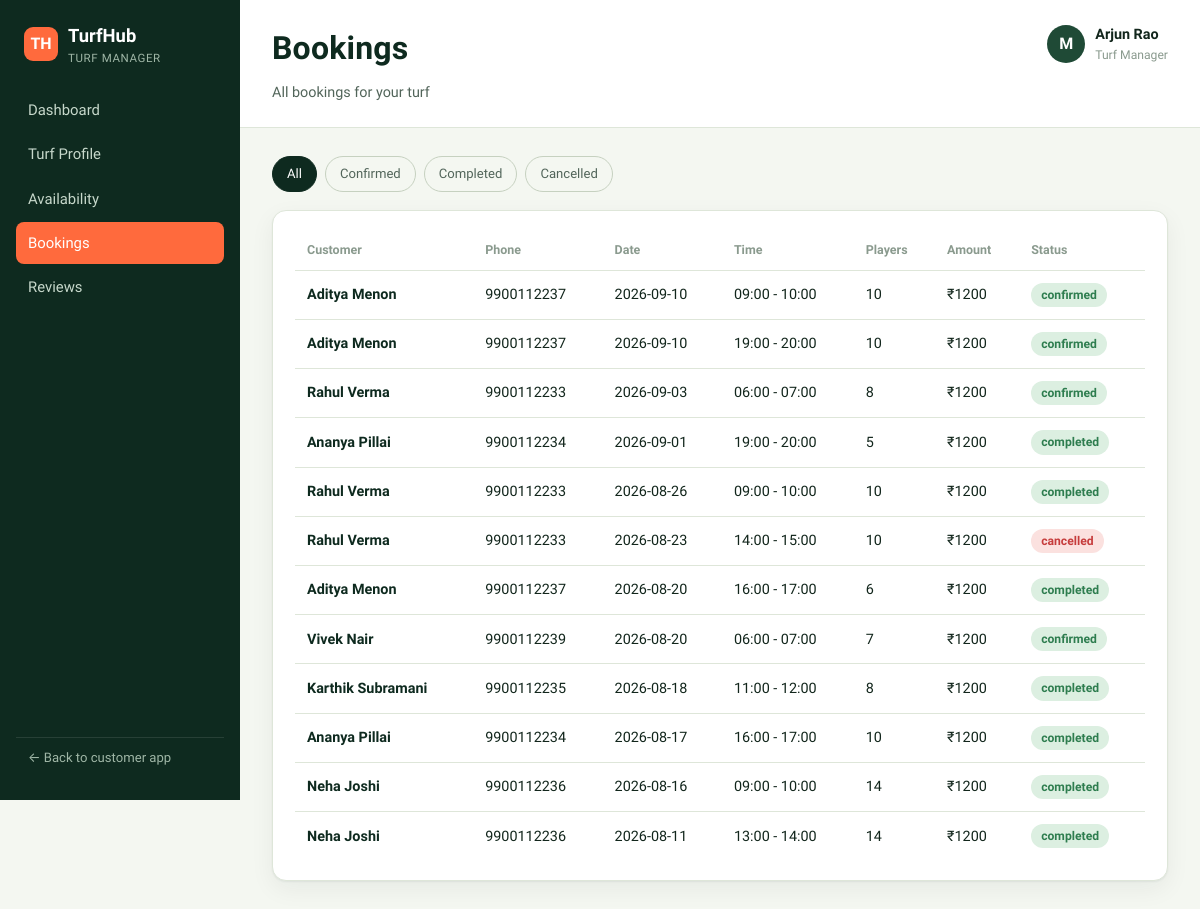
/manager/bookings, run on the app's committed database.
### tables this page shows
CREATE TABLE bookings (
    id INTEGER PRIMARY KEY,
    turf_id INTEGER REFERENCES turfs(id),
    customer_id INTEGER REFERENCES customers(id),
    booking_date TEXT NOT NULL,
    time_slot TEXT NOT NULL,
    players INTEGER NOT NULL,
    amount INTEGER NOT NULL,
    status TEXT NOT NULL DEFAULT 'confirmed',  -- confirmed / completed / cancelled
    created_at TEXT NOT NULL
);

CREATE TABLE customers (
    id INTEGER PRIMARY KEY,
    name TEXT NOT NULL,
    email TEXT NOT NULL,
    phone TEXT NOT NULL,
    joined_date TEXT NOT NULL
);

### blueprints/manager/routes.py (the view)
@manager_bp.route("/bookings")
def bookings():
    conn = get_db()
    status = request.args.get("status", "")
    query = """SELECT bookings.*, customers.name as customer_name, customers.phone as customer_phone
               FROM bookings JOIN customers ON customers.id = bookings.customer_id
               WHERE turf_id=?"""
    params = [CURRENT_TURF_ID]
    if status:
        query += " AND status=?"
        params.append(status)
    query += " ORDER BY booking_date DESC"
    rows = conn.execute(query, params).fetchall()
    conn.close()
    return render_template("manager/bookings.html", bookings=rows, status=status)

### database.py (called while the page is built)
def get_db():
    conn = sqlite3.connect(DATABASE_PATH)
    conn.row_factory = sqlite3.Row
    conn.execute("PRAGMA foreign_keys = ON")
    return conn

### templates/manager/bookings.html (shortened to what this page needs)
{% extends "base_manager.html" %}
{% block manager_title %}Bookings{% endblock %}
{% block manager_subtitle %}All bookings for your turf{% endblock %}
{% block manager_content %}
<div class="pill-nav">
  <a href="{{ url_for('manager.bookings') }}" class="{{ 'active' if not status }}">All</a>
  <a href="{{ url_for('manager.bookings', status='confirmed') }}" class="{{ 'active' if status=='confirmed' }}">Confirmed</a>
  <a href="{{ url_for('manager.bookings', status='completed') }}" class="{{ 'active' if status=='completed' }}">Completed</a>
  <a href="{{ url_for('manager.bookings', status='cancelled') }}" class="{{ 'active' if status=='cancelled' }}">Cancelled</a>
</div>
<div class="panel">
  <div class="table-wrap">
    <table class="data-table">
      <thead><tr><th>Customer</th><th>Phone</th><th>Date</th><th>Time</th><th>Players</th><th>Amount</th><th>Status</th></tr></thead>
      <tbody>
        {% for b in bookings %}
        <tr>
          <td class="cell-name">{{ b.customer_name }}</td>
          <td>{{ b.customer_phone }}</td>
          <td>{{ b.booking_date }}</td>
          <td>{{ b.time_slot }}</td>
          <td>{{ b.players }}</td>
          <td>₹{{ b.amount }}</td>
          <td><span class="badge badge-{{ b.status }}">{{ b.status }}</span></td>
        </tr>
        {% endfor %}
      </tbody>
    </table>
  </div>
</div>
{% endblock %}

### static/css/style.css (style rules this page uses)
:root { --bg: #F4F7F1; --bg-alt: #FFFFFF; --pitch-900: #0E2A1F; --pitch-800: #163829; --pitch-700: #1F4A36; --pitch-600: #2C5F45; --line: #DEE6D9; --line-strong: #C6D1C0; --ink: #12261C; --ink-soft: #52655A; --ink-faint: #8A9A8E; --accent: #FF6A3D; --accent-dark: #E14F22; --accent-soft: #FFE4D8; --amber: #E39A1F; --amber-soft: #FCEDCB; --success: #2E7D4F; --success-soft: #DCEFE1; --danger: #C63C3C; --danger-soft: #FBE1DF; --radius-sm: 8px; --radius-md: 14px; --radius-lg: 20px; --shadow-card: 0 1px 2px rgba(14,42,31,0.06), 0 8px 24px rgba(14,42,31,0.06); --font-display: 'Barlow Condensed', 'Arial Narrow', sans-serif; --font-body: 'Work Sans', -apple-system, sans-serif; }
* { box-sizing: border-box; }
html, body { margin: 0; padding: 0; }
body { font-family: var(--font-body); background: var(--bg); color: var(--ink); line-height: 1.5; -webkit-font-smoothing: antialiased; }
a { color: inherit; text-decoration: none; }
.badge { display: inline-flex; align-items: center; gap: 5px; padding: 3px 10px; border-radius: 999px; font-size: 0.76rem; font-weight: 600; }
.badge-active, .badge-confirmed, .badge-completed { background: var(--success-soft); color: var(--success); }
.badge-suspended, .badge-cancelled { background: var(--danger-soft); color: var(--danger); }
.panel { background: var(--bg-alt); border: 1px solid var(--line); border-radius: var(--radius-md); padding: 20px 22px; margin-bottom: 20px; box-shadow: var(--shadow-card); }
.table-wrap { overflow-x: auto; }
table.data-table { width: 100%; border-collapse: collapse; font-size: 0.9rem; }
.data-table th { text-align: left; padding: 10px 12px; color: var(--ink-faint); font-weight: 600; border-bottom: 1px solid var(--line); font-size: 0.78rem; }
.data-table td { padding: 12px; border-bottom: 1px solid var(--line); vertical-align: middle; }
.data-table tr:last-child td { border-bottom: none; }
.cell-name { font-weight: 600; color: var(--pitch-900); }
.pill-nav { display: flex; gap: 8px; margin-bottom: 18px; flex-wrap: wrap; }
.pill-nav a { padding: 7px 14px; border-radius: 999px; font-size: 0.82rem; border: 1px solid var(--line-strong); color: var(--ink-soft); }
.pill-nav a.active { background: var(--pitch-900); border-color: var(--pitch-900); color: #fff; }

### data on the page
bookings: customer_name "Aditya Menon", customer_phone "9900112237", booking_date "2026-09-10", time_slot "09:00 - 10:00", players "10", amount "1200", status "confirmed"
bookings: customer_name "Aditya Menon", customer_phone "9900112237", booking_date "2026-09-10", time_slot "19:00 - 20:00", players "10", amount "1200", status "confirmed"
bookings: customer_name "Rahul Verma", customer_phone "9900112233", booking_date "2026-09-03", time_slot "06:00 - 07:00", players "8", amount "1200", status "confirmed"
bookings: customer_name "Ananya Pillai", customer_phone "9900112234", booking_date "2026-09-01", time_slot "19:00 - 20:00", players "5", amount "1200", status "completed"
bookings: customer_name "Rahul Verma", customer_phone "9900112233", booking_date "2026-08-26", time_slot "09:00 - 10:00", players "10", amount "1200", status "completed"
bookings: customer_name "Rahul Verma", customer_phone "9900112233", booking_date "2026-08-23", time_slot "14:00 - 15:00", players "10", amount "1200", status "cancelled"
bookings: customer_name "Aditya Menon", customer_phone "9900112237", booking_date "2026-08-20", time_slot "16:00 - 17:00", players "6", amount "1200", status "completed"
bookings: customer_name "Vivek Nair", customer_phone "9900112239", booking_date "2026-08-20", time_slot "06:00 - 07:00", players "7", amount "1200", status "confirmed"
bookings: customer_name "Karthik Subramani", customer_phone "9900112235", booking_date "2026-08-18", time_slot "11:00 - 12:00", players "8", amount "1200", status "completed"
bookings: customer_name "Ananya Pillai", customer_phone "9900112234", booking_date "2026-08-17", time_slot "16:00 - 17:00", players "10", amount "1200", status "completed"
bookings: customer_name "Neha Joshi", customer_phone "9900112236", booking_date "2026-08-16", time_slot "09:00 - 10:00", players "14", amount "1200", status "completed"
bookings: customer_name "Neha Joshi", customer_phone "9900112236", booking_date "2026-08-11", time_slot "13:00 - 14:00", players "14", amount "1200", status "completed"
